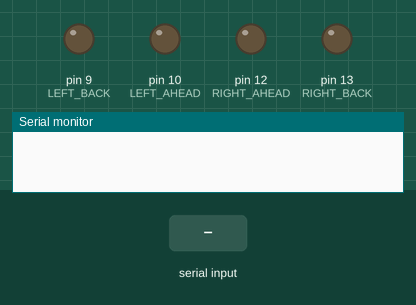
Simulated run of this sketch. Board: Arduino Uno, built with avr-gcc and run on an emulated ATmega328P. On the bench: output pins drawn as LEDs (lit = HIGH), the last lines printed to the serial monitor. The inputs (shaded band) are chosen by the test bench.

Above: at 1.2 s.
1.3 s: "L" received over Serial
At 2.0 s:
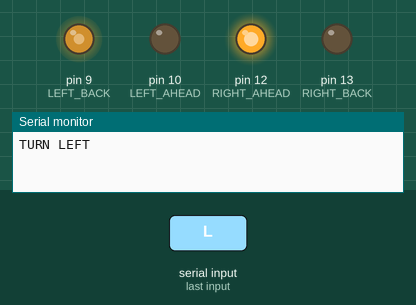
2.8 s: "R" received over Serial
At 3.2 s:
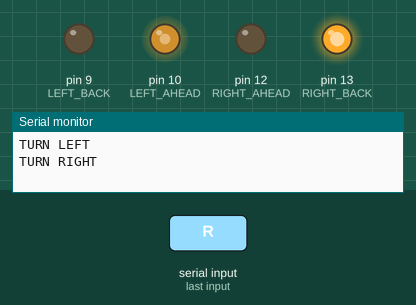
4.3 s: "A" received over Serial
At 5.5 s:
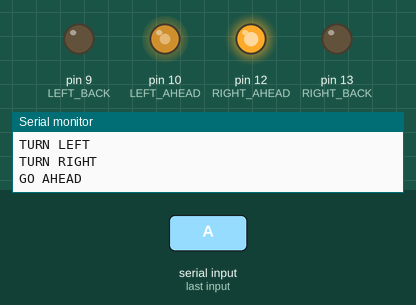
5.8 s: "B" received over Serial
At 6.7 s:
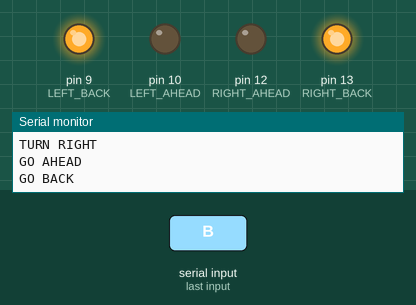
Timing chart, 0 to 8.3 s (numbered marks = the images above; inputs shaded):
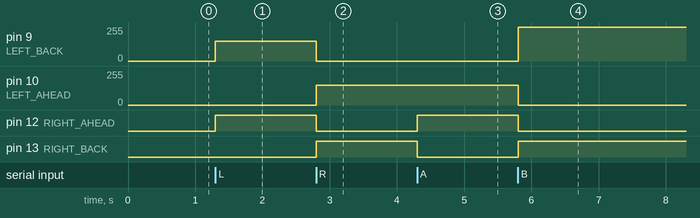

Measured:
- after the input at 1.3 s, pin 9 (LEFT_BACK): 0/255 → 150/255 at once; pin 12 (RIGHT_AHEAD): LOW → HIGH at once
- after the input at 2.8 s, pin 9 (LEFT_BACK): 150/255 → 0/255 at once; pin 10 (LEFT_AHEAD): 0/255 → 150/255 at once; pin 12 (RIGHT_AHEAD): HIGH → LOW at once; pin 13 (RIGHT_BACK): LOW → HIGH at once
- after the input at 4.3 s, pin 12 (RIGHT_AHEAD): LOW → HIGH at once; pin 13 (RIGHT_BACK): HIGH → LOW at once
- after the input at 5.8 s, pin 9 (LEFT_BACK): 0/255 → 255/255 at once; pin 10 (LEFT_AHEAD): 150/255 → 0/255 at once; pin 12 (RIGHT_AHEAD): HIGH → LOW at once; pin 13 (RIGHT_BACK): LOW → HIGH at once

The sketch:

sketch_may12a.ino
```cpp
#define LEFT_AHEAD 10
#define LEFT_BACK 9
#define RIGHT_AHEAD 12
#define RIGHT_BACK 13
/*#define STEER 14*/
int duty = 1230;
String inString="";
float RunInit = 3.0;
float RUN_LEFT = 3.0;
float RUN_RIGHT = 3.0;

int TURN = 150;
int RUN1 = 255;
int CYC = 5;
float calibrateNum = 0;
void stopBack();
void turnLeft();
void turnRight();
void goAhead();
void park();
void goBack();

void setup(){
    Serial.begin(9600);
    pinMode(LEFT_AHEAD,OUTPUT);
    pinMode(LEFT_BACK, OUTPUT);
    pinMode(RIGHT_AHEAD, OUTPUT);
    pinMode(RIGHT_BACK, OUTPUT);
    digitalWrite(LEFT_AHEAD, LOW);
    digitalWrite(LEFT_BACK, LOW);
    digitalWrite(RIGHT_AHEAD, LOW);
    digitalWrite(RIGHT_BACK, LOW);

}

char incomingByte = ' ';

void loop(){
    if (Serial.available() > 0) {
        // read the incoming byte:
        incomingByte = Serial.read();
        if (incomingByte == 'L') {
            Serial.println("TURN LEFT");
            turnLeft();
            Serial.read();
        } else if (incomingByte == 'R'){
            Serial.println("TURN RIGHT");
            turnRight();
            Serial.read();
        } else if (incomingByte == 'A'){
            Serial.println("GO AHEAD");
            goAhead();
            Serial.read();
        } else if (incomingByte == 'B'){
            Serial.println("GO BACK");
            goBack();
            Serial.read();
        } else if (incomingByte == 'P'){
            Serial.println("PARK");
            park();
            Serial.read();
        }

    }
}


void goAhead(){
    stopBack();
    analogWrite(LEFT_AHEAD,TURN);
    analogWrite(RIGHT_AHEAD,TURN);
}

void turnLeft(){
    stopBack();
    analogWrite(RIGHT_AHEAD,TURN);
    digitalWrite(RIGHT_BACK,LOW);
    analogWrite(LEFT_BACK,TURN);
    digitalWrite(LEFT_AHEAD,LOW);
}

void turnRight(){
    stopBack();
    analogWrite(LEFT_AHEAD,TURN);
    digitalWrite(LEFT_BACK,LOW);
    analogWrite(RIGHT_BACK,TURN);
    digitalWrite(RIGHT_AHEAD,LOW);
}

void park(){
    stopBack();
    digitalWrite(LEFT_AHEAD, LOW);
    digitalWrite(RIGHT_AHEAD, LOW);
    //steer(1);
}

void goBack(){
    digitalWrite(LEFT_AHEAD,LOW);
    digitalWrite(RIGHT_AHEAD,LOW);
    analogWrite(LEFT_BACK,RUN1);
    analogWrite(RIGHT_BACK,RUN1);
}

void stopBack(){
    digitalWrite(LEFT_BACK, LOW);
    digitalWrite(RIGHT_BACK, LOW);
}
/*used to integer input
int readInt(){
  int x;
  int flag=1;
  while(flag){
    while (Serial.available() > 0) {
      int inChar = Serial.read();
      if (isDigit(inChar)) {
        // convert the incoming byte to a char
        // and add it to the string:
        inString += (char)inChar;
      }
      // if you get a newline, print the string,
      // then the string's value:
      if (inChar == '\n') {
        x=inString.toInt();
        flag=0;
        // clear the string for new input:
        inString = "";
      }
    }
  }
  return x;
}
*/
```
